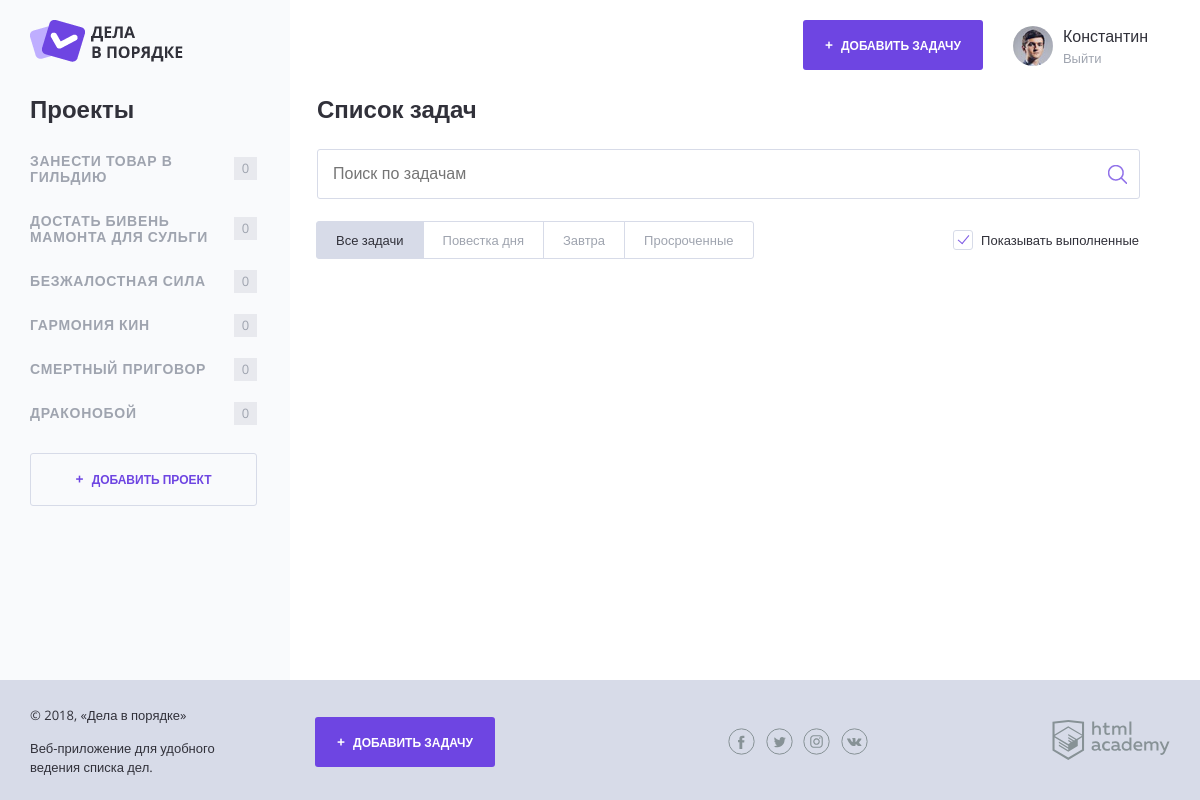
Before: / with the older database file.
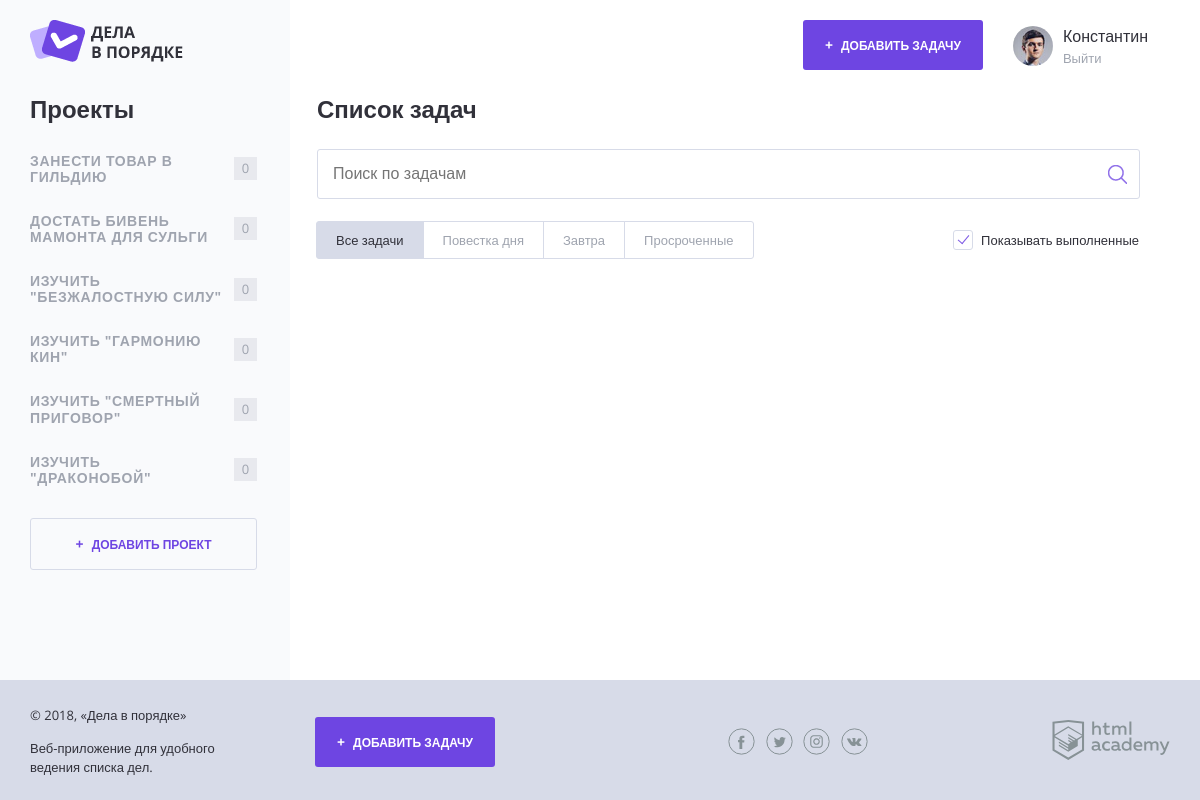
After: the same page with the newer database file.
### tables this page shows
CREATE TABLE tasks (
  id               INT          AUTO_INCREMENT,
  name             CHAR(255)    NOT NULL,
  category_id      INT          NOT NULL,
  creation         DATETIME     NOT NULL DEFAULT CURRENT_TIMESTAMP,
  deadline         DATETIME     DEFAULT NULL,
  attachment_name  CHAR(255)    DEFAULT NULL,
  is_complete      TINYINT(1)   NOT NULL DEFAULT 0,  

  PRIMARY KEY (id),
  INDEX (deadline),
  INDEX (category_id)
);

### utils.php (called while the page is built, shortened)
<?php
  function fillView($viewFilename, $data = []) {
    $viewPath = VIEWS_DIRECTORY_PATH.$viewFilename;
    $view = '';
    if (is_readable($viewPath)) {
      extract($data);
      require_once($viewPath);
      $view = ob_get_clean();
    }
    return $view;
  }
  function countCategoryTasks($categoryData, $tasks) {
    $counter = 0;
    return $counter;
  }

### templates/sidebar-categories.php (the view)
<section class="content__side">
  <h2 class="content__side-heading">Проекты</h2>
  <nav class="main-navigation">
    <ul class="main-navigation__list">
      <?php foreach ($categories as $categoryData): ?>
        <li class="main-navigation__list-item">
          <a class="main-navigation__list-item-link" href="#">
            <?= strip_tags($categoryData['name']); ?>
          </a>
          <span class="main-navigation__list-item-count">
            <?= countCategoryTasks($categoryData, $tasks); ?>
          </span>
        </li>
      <?php endforeach; ?>
    </ul>
  </nav>
  <a class="button button--transparent button--plus content__side-button"
      href="pages/form-project.html" target="project_add">
    Добавить проект
  </a>
</section>

### templates/site-header.php
<header class="main-header">
  <a href="/">
    <img src="img/logo.png" width="153" height="42" alt="Логотип Дела в порядке">
  </a>
  <div class="main-header__side">
    <a class="main-header__side-item button button--plus open-modal" href="pages/form-task.html">
      Добавить задачу
    </a>
    <div class="main-header__side-item user-menu">
      <div class="user-menu__image">
        <img src="img/user-pic.jpg" width="40" height="40" alt="Пользователь">
      </div>
      <div class="user-menu__data">
        <p><?= strip_tags('Константин'); ?></p>
        <a href="#">Выйти</a>
      </div>
    </div>
  </div>
</header>

### templates/content-index.php (shortened to what this page needs)
<main class="content__main">
  <h2 class="content__main-heading">Список задач</h2>
  <form class="search-form" action="index.php" method="post">
    <input class="search-form__input" type="text" name="" placeholder="Поиск по задачам" value="">
    <input class="search-form__submit" type="submit" name="" value="Искать">
  </form>
  <div class="tasks-controls">
    <nav class="tasks-switch">
      <a class="tasks-switch__item tasks-switch__item--active" href="/">Все задачи</a>
      <a class="tasks-switch__item" href="/">Повестка дня</a>
      <a class="tasks-switch__item" href="/">Завтра</a>
      <a class="tasks-switch__item" href="/">Просроченные</a>
    </nav>
    <label class="checkbox">
      <span class="checkbox__text">Показывать выполненные</span>
    </label>
  </div>
</main>

### templates/site-footer.php (shortened to what this page needs)
<footer class="main-footer">
  <div class="container">
    <div class="main-footer__copyright">
      <p>© 2018, «Дела в порядке»</p>
      <p>Веб-приложение для удобного ведения списка дел.</p>
    </div>
    <a class="main-footer__button button button--plus" href="pages/form-task.html">
      Добавить задачу
    </a>
    <div class="main-footer__social social">
      <a class="social__link social__link--facebook" href="#">
      </a>
      <a class="social__link social__link--twitter" href="#">
      </a>
      <a class="social__link social__link--instagram" href="#">
      </a>
      <a class="social__link social__link--vkontakte" href="#">
      </a>
    </div>
    <div class="main-footer__developed-by">
      <a href="https://htmlacademy.ru/intensive/php">
        <img src="img/htmlacademy.svg" alt="HTML Academy" width="118" height="40">
      </a>
    </div>
  </div>
</footer>

### templates/site-layout.php (shortened to what this page needs)
<!DOCTYPE html>
<html lang="ru">
  <head>
    <link rel="stylesheet" href="css/normalize.css">
    <link rel="stylesheet" href="css/style.css">
    <link rel="stylesheet" href="css/flatpickr.min.css">
  </head>
  <body>
    <div class="page-wrapper">
      <div class="container <?= (isset($pageSidebar)) ? 'container--with-sidebar' : ''; ?>">
        <?= $pageHeader; ?>
        <div class="content">
          <?= $pageSidebar ?? ''; ?>
          <?= $pageContent; ?>
        </div>
      </div>
    </div>
    <?= $pageFooter; ?>
  </body>
</html>

### index.php (shortened to what this page needs)
<?php
  $shouldShowCompletedTasks = rand(0, 1);
  require_once('./utils.php');
  $databaseConnection = mysqli_connect('doingsdone', 'root', '', 'doingsdone');
  mysqli_set_charset($databaseConnection, 'uft8');
  $expectedResults = 2;
  while ($expectedResults) {
    mysqli_next_result($databaseConnection);
    $receivedData = mysqli_store_result($databaseConnection);
    if ($receivedData) {
      switch ($expectedResults) {
        case 2:
          $categories = mysqli_fetch_all($receivedData, MYSQLI_ASSOC);
          break;
      }
    }
    $expectedResults--;
  }
  $pageTitle = PAGES_TITLES['index'];
  $pageHeader = fillView(VIEWS['siteHeader']);
  $pageSidebar = fillView(VIEWS['sidebarCategories'], [
    'categories' => $categories,
    'tasks' => $tasks
  ]);
  $pageContent = fillView(VIEWS['contentIndex'], [
    'shouldShowCompletedTasks' => $shouldShowCompletedTasks,
    'tasks' => $tasks
  ]);
  $pageFooter = fillView(VIEWS['siteFooter']);
  $pageLayout = fillView(VIEWS['siteLayout'], [
    'pageTitle' => $pageTitle,
    'pageHeader' => $pageHeader,
    'pageSidebar' => $pageSidebar,
    'pageContent' => $pageContent,
    'pageFooter' => $pageFooter
  ]);
  print($pageLayout);

Changed rows visible on the page:
changed tasks: name "БЕЗЖАЛОСТНАЯ СИЛА" → "ИЗУЧИТЬ \"БЕЗЖАЛОСТНУЮ СИЛУ\""
changed tasks: name "ГАРМОНИЯ КИН" → "ИЗУЧИТЬ \"ГАРМОНИЮ КИН\""
changed tasks: name "СМЕРТНЫЙ ПРИГОВОР" → "ИЗУЧИТЬ \"СМЕРТНЫЙ ПРИГОВОР\""
changed tasks: name "ДРАКОНОБОЙ" → "ИЗУЧИТЬ \"ДРАКОНОБОЙ\""
